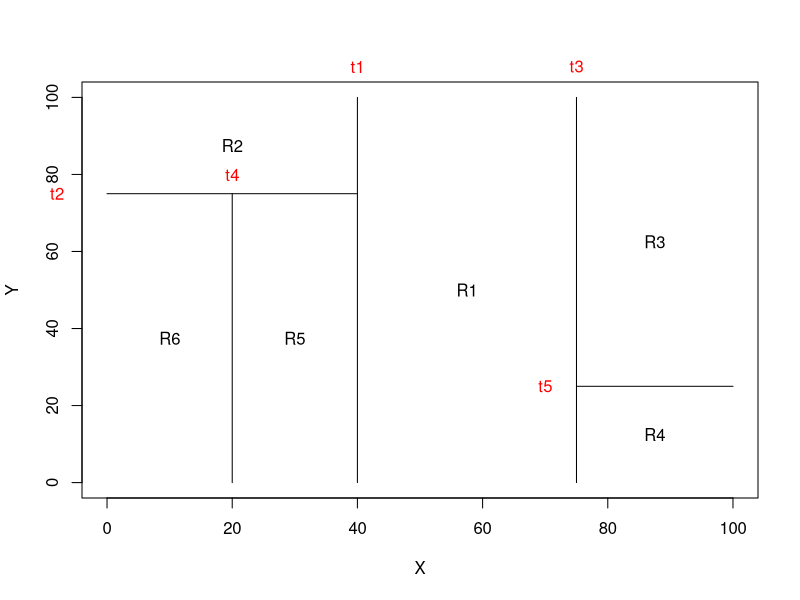
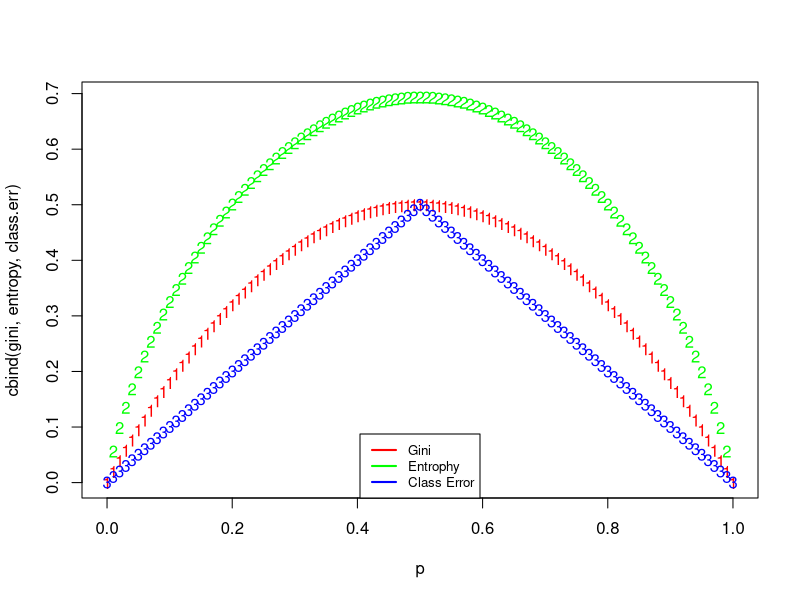
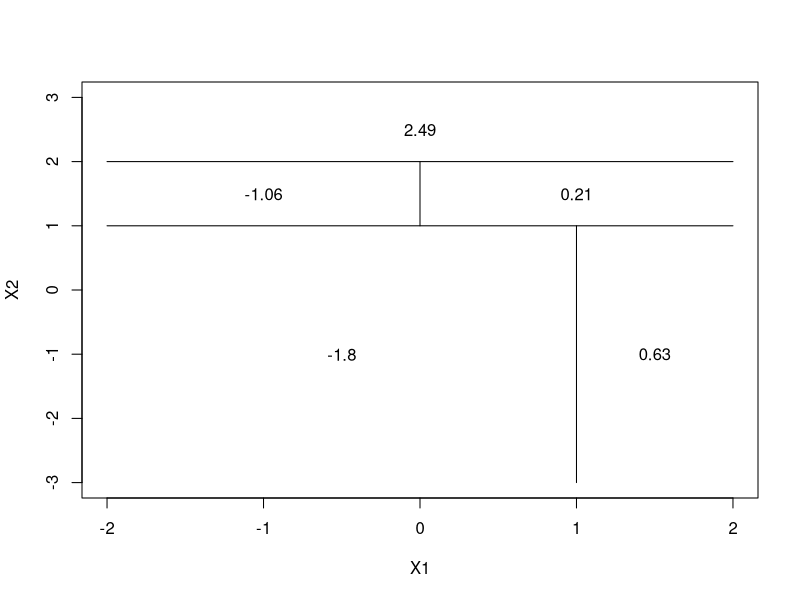

Reproduce these figures in R, in order.
## ---- chunk 1
par(xpd=NA)
plot(NA, NA, type="n", xlim=c(0,100), ylim=c(0,100), xlab="X", ylab="Y")
# t1: x = 40; (40, 0) (40, 100)
lines(x=c(40,40),y=c(0,100))
text(x=40, y=108, labels=c("t1"), col="red")
# t2: y = 75; (0, 75) (40, 75)
lines(x=c(0,40), y=c(75,75))
text(x=-8, y=75, labels=c("t2"), col="red")
# t3: x = 75; (75,0) (75, 100)
lines(x=c(75,75),y=c(0,100))
text(x=75, y=108, labels=c("t3"), col="red")
# t4: x = 20; (20,0) (20, 75)
lines(x=c(20,20),y=c(0,75))
text(x=20, y=80, labels=c("t4"), col="red")
# t5: y=25; (75,25) (100,25)
lines(x=c(75,100),y=c(25,25))
text(x=70, y=25, labels=c("t5"), col="red")

text(x=(40+75)/2, y=50, labels=c("R1"))
text(x=20, y=(100+75)/2, labels=c("R2"))
text(x=(75+100)/2, y=(100+25)/2, labels=c("R3"))
text(x=(75+100)/2, y=25/2, labels=c("R4"))
text(x=30, y=75/2, labels=c("R5"))
text(x=10, y=75/2, labels=c("R6"))
## ---- chunk 2
p = seq(0, 1, .01)
gini = p * (1-p) * 2
entropy = - (p * log(p) + (1-p) * log(1-p))
class.err = 1 - pmax(p, 1-p)
matplot(p, cbind(gini, entropy, class.err), col=c("red", "green", "blue"))
legend('bottom', legend = c('Gini', 'Entrophy', 'Class Error'), col = c('red', 'green', 'blue'), lty = 1, lwd = 2, cex = 0.8)
## ---- chunk 3
par(xpd=NA)
plot(NA, NA, type="n", xlim=c(-2,2), ylim=c(-3,3), xlab="X1", ylab="X2")
# X2 < 1
lines(x=c(-2,2), y=c(1,1))
# X1 < 1 with X2 < 1
lines(x=c(1,1), y=c(-3,1))
text(x=(-2+1)/2, y=-1, labels=c(-1.80))
text(x=1.5, y=-1, labels=c(0.63))
# X2 < 2 with X2 >= 1
lines(x=c(-2,2), y=c(2,2))
text(x=0, y=2.5, labels=c(2.49))
# X1 < 0 with X2<2 and X2>=1
lines(x=c(0,0), y=c(1,2))
text(x=-1, y=1.5, labels=c(-1.06))
text(x=1, y=1.5, labels=c(0.21))
